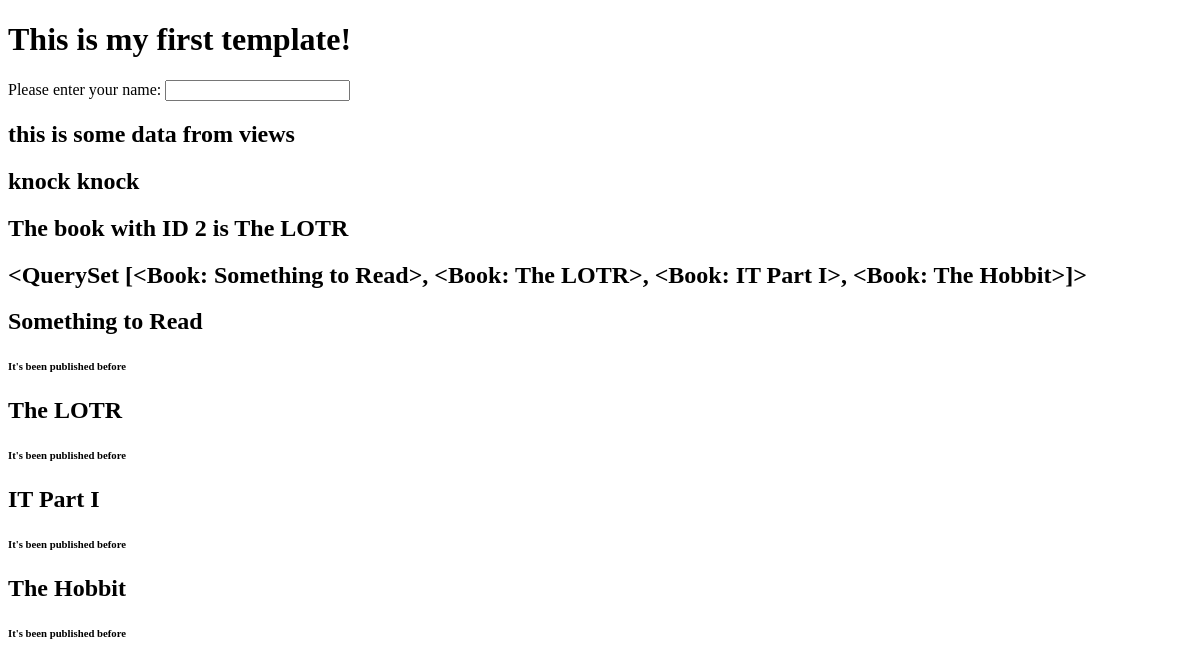
/demo/, run on an earlier commit of the app's database.
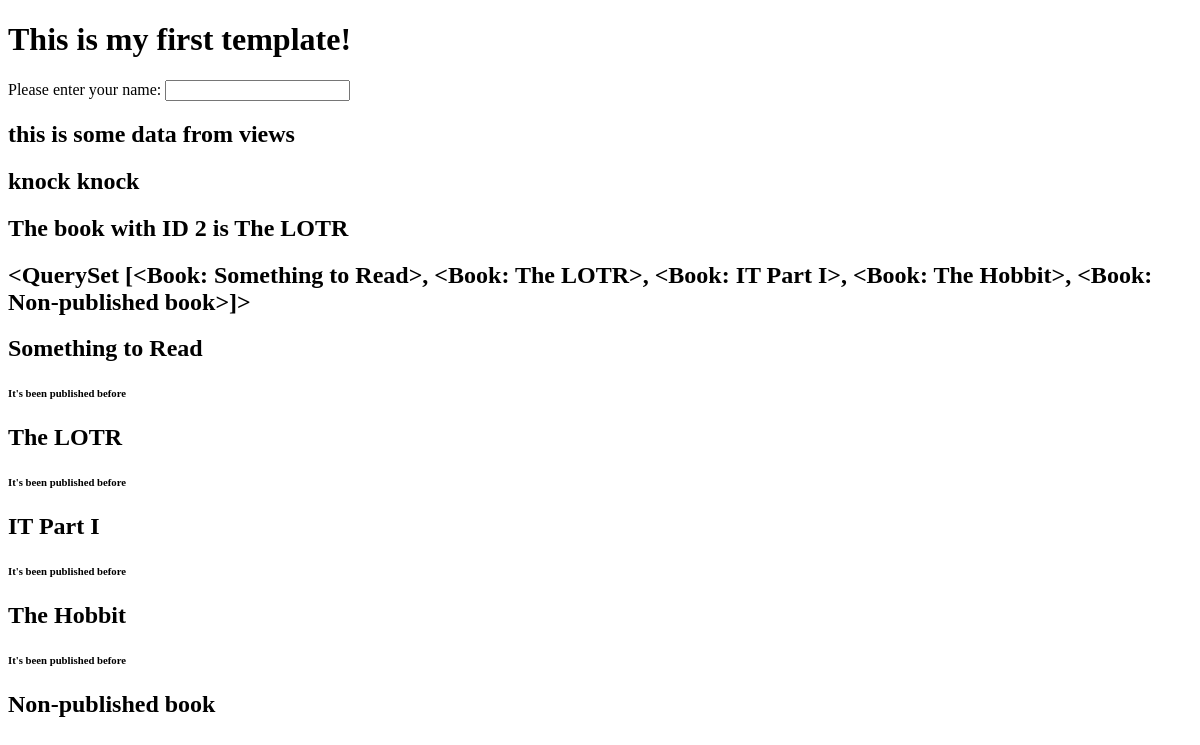
And on a later commit of the database.
### demo/models.py (models this page shows)
class Book(models.Model):
    STATUS = (
        (0, 'Unknown'),
        (1, 'processed'),
        (2, 'paid')
    )
    GENRE = (
        ("AC", "Action"),
        ("FAN", "Fantasy"),
        ("NF", "Non-fiction"),
        ("FC", "Fiction")
    )
    FRIENDLY = (
        ("KF", "Kid-Friendly"),
        ("NKF", "Not-Kid-Friendly")
    )
    title = models.CharField(max_length=36, null=True, unique=True)
    genre = models.CharField(max_length=50, choices=GENRE)
    kid_friendly = models.CharField(
        blank=True, max_length=50, choices=FRIENDLY)
    status = models.IntegerField(choices=STATUS, null=True)
    description = models.TextField(max_length=500, blank=True)
    price = models.DecimalField(default=0, max_digits=15, decimal_places=2)
    published = models.DateField(blank=True, null=True)
    is_book_published = models.BooleanField(default=False)
    cover = models.ImageField(upload_to="covers/", blank=True)
    def __str__(self):
        return self.title

### demo/views.py (the view)
# urls.py: path('', views.first),
def first(request):
    return render(request, 'first_temp.html', {
        'data': 'this is some data from views',
        'joke': 'knock knock',
        'book': B.objects.get(id=2).title,
        'books': B.objects.all()
    })

### templates/first_temp.html (shortened to what this page needs)
<!DOCTYPE html>
<html lang="en">
<head>
</head>
<body>
    <h1>This is my first template!</h1>
    <label for="name">Please enter your name:</label>
    <input id="name" type="text">
    <h2>{{data}}</h2>
    <h2>{{joke}}</h2>
    <h2>The book with ID 2 is {{book}}</h2>
    <h2>{{books}}</h2>
    {% for book in books %}
        <h2>{{book.title}}</h2>
        {% if book.is_book_published %}
            <h6>It's been published before</h6>
        {% endif %}
    {% endfor %}
</body>
</html>

What changed in the data, as far as the page shows it:
computed for Book "Something to Read": title.title "<QuerySet [<Book: Something to Read>, <Book: The LOTR>, <Book: IT Part I>, <Book: The Hobbit>]>" → "<QuerySet [<Book: Something to Read>, <Book: The LOTR>, <Book: IT Part I>, <Book: The Hobbit>, <Book: Non-published book>]>"
added Book: title "Non-published book"
